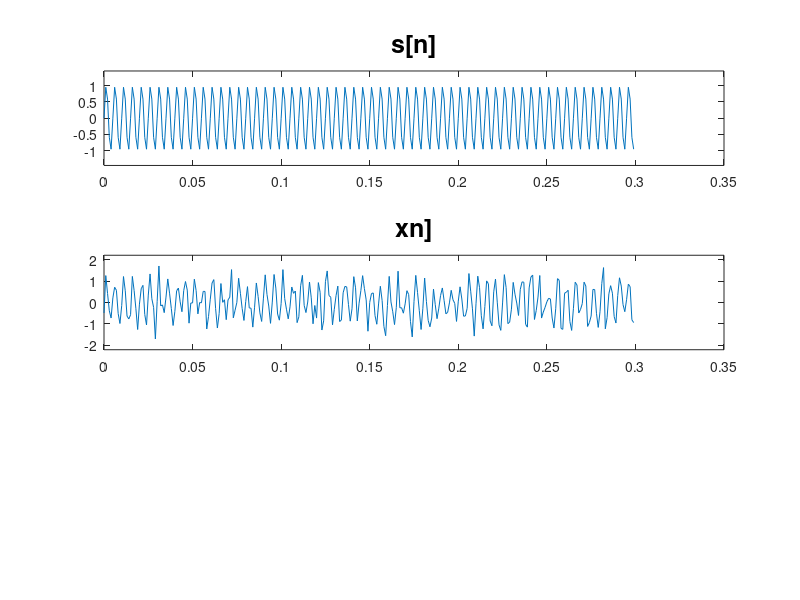

Reproduce this figure in MATLAB. (Note: this script raises an error after producing the figure.)
clear all,close all,clc
%=========APLICACION DEL FILTRO WIENER SOBRE UNA SE?AL=============
%'shuffle':generar una secuencia aleatoria distinta
 rng('default');
%==========RUIDO BLANCO GAUSSIANO========
sdv=0.15;
power=10*log10(sdv^2);
N=300;
power=-8;
%===========SE?AL DE RUIDO x[k]==========
v=wgn(N,1,power);
%===========SE?AL 

mu=mean(v);%Media de la se?al de ruido
Pv=var(v);%Potencia de la se?al de ruido en Wats
%=========SE?AL DESEADA s[n]================
F1=250;
F2=250;
F=200;
Fs=1000;
n=0:N-1;
%==========SE?AL DE INFORMACION==========
s=sin(2*pi*F*n/Fs)';
Ps=sum(s.^2)/N;
%=========SE?AL RECIBIDA x[n]================
x=s+v;
figure()
subplot(311)
plot(n/Fs,s);
ylim([-0.5+min(s),0.5+max(s)])
title('s[n]','FontSize',18)
subplot(312)
plot(n/Fs,x);
ylim([-0.5+min(x),0.5+max(x)])
title('xn]','FontSize',18)

%======================M:Orden del filtro FIR wiener============
M=37;
%=====================CARGAR EL FILTRO WIENER
load 'mi_filtro_wiener.mat';
w=w_wiener;
y=filter(w,1,x);
subplot(313)
plot(n/Fs,y);
ylim([-0.5+min(y),0.5+max(y)])
title('y[n]: Salida del filtro Wiener FIR','FontSize',18)


figure(2)
Ndft=2^nextpow2(length(s));
Ndft=2048;
F=linspace(-Fs/2,Fs/2,Ndft);
%========================DFT se?al s
SF=fft(s,Ndft);
SF=fftshift(SF);
SF_m=abs(SF);
subplot(311)
plot(F,SF_m)
title('S[F]','FontSize',18)

%========================DFT se?al x
XF=fft(x,Ndft);
XF=fftshift(XF);
XF_m=abs(XF);
subplot(312)
plot(F,XF_m)
title('X[F]=S[F]+V[F]','FontSize',18)

%========================DFT se?al y
YF=fft(y,Ndft);
YF=fftshift(YF);
YF_m=abs(YF);
subplot(313)
plot(F,YF_m)
title('Y[F]','FontSize',18)
